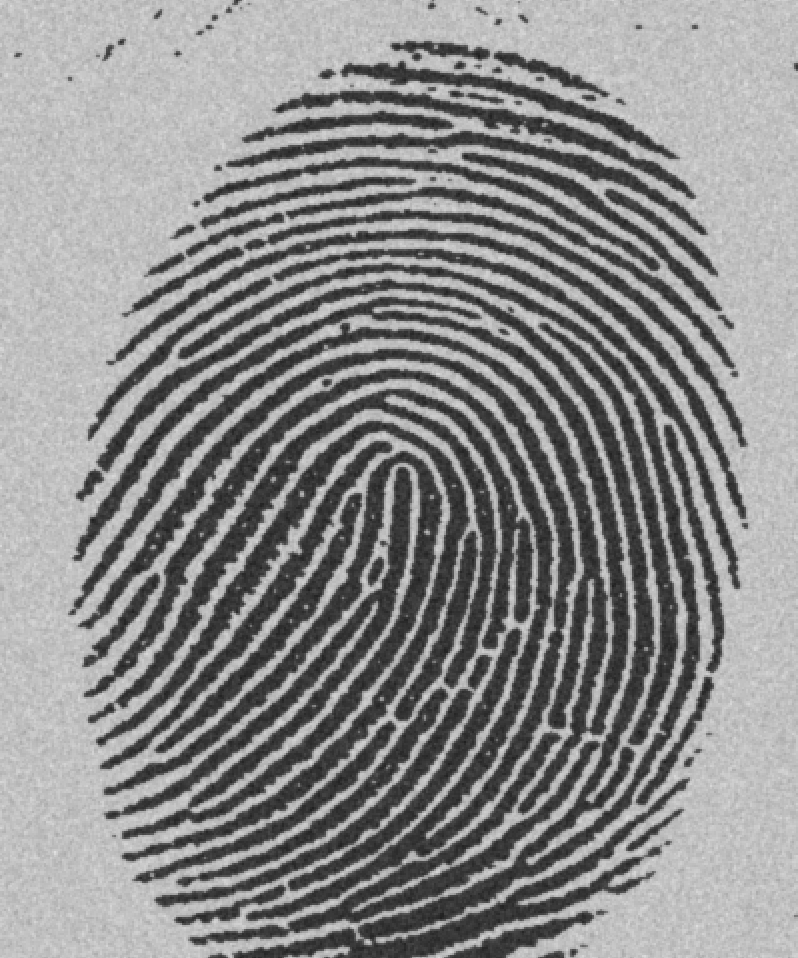
#> input picture 图像处理与可视化/Homework/数字图像处理 06/P1-2classes/Fig1038(a)(noisy_fingerprint).tif, 798 x 958 px
$ python HW06_P1_K-means_K=2.py
#> lines starting #> are read from the running program, lines starting #| are printed output that depends on the picture; after the words box and inside, x2 and y2 are one past the last pixel; in counts of white or black regions, pixels touching at a corner belong together; long printed decimals are rounded
import numpy as np
import matplotlib.pyplot as plt
from PIL import Image

def compute_histogram(image, num_bins=256):
    """
    Compute the grayscale histogram of an image.

    :param image: Grayscale image as a numpy array.
    :param num_bins: Number of bins for the histogram (default is 256).
    :return: The histogram and bin edges.
    """
    # Flatten the image and compute the histogram with the specified number of bins
    histogram, bin_edges = np.histogram(image.ravel(), bins=num_bins, range=[0, num_bins])
    return histogram, bin_edges

def k_means_grayscale(image, K, initial_means=None, max_iter=100, tolerance=1e-5):
    """
    K-Means algorithm for clustering grayscale values in an image.

    Args:
        image (numpy.ndarray): 2D array representing the grayscale image.
        K (int): Number of clusters (i.e., number of means).
        initial_means (numpy.ndarray): Optional initial means (K values), if None, they are chosen randomly.
        max_iters (int): Maximum number of iterations to run the algorithm.
        tol (float): Convergence threshold based on the change in means.

    Returns:
        segmented_image (numpy.ndarray): 2D array representing the clustered image.
        means (numpy.ndarray): Final cluster means.
        num_iter: number of iterations
    """
    # Flatten the image to 1D array of grayscale values
    flat_image = image.flatten()

    # Initialize means (either given or randomly chosen)
    if initial_means is None:
        means = np.random.choice(flat_image, K, replace=False)
    else:
        means = initial_means

    # Store the previous means to check for convergence
    prev_means = np.zeros_like(means)
    num_iter = max_iter

    # Initialize cluster assignments
    labels = np.zeros(flat_image.shape, dtype=int)

    for iteration in range(max_iter):
        # Step 1: Assign each pixel to the nearest cluster
        for i, z in enumerate(flat_image):
            distances = np.abs(z - means)
            labels[i] = np.argmin(distances)

        # Step 2: Update the means based on the assigned clusters
        new_means = np.array([flat_image[labels == k].mean() if np.sum(labels == k) > 0 else means[k]
                              for k in range(K)])

        change = np.linalg.norm(new_means - prev_means)
        print(f"The {iteration + 1}-th iteration: {change}")

        # Check for convergence (if the change in means is below the tolerance)
        if change < tolerance:
            num_iter = iteration + 1
            print(f"Converged after {num_iter} iterations.")
            break

        prev_means = new_means

        # Update the cluster means
        means = new_means

    # Step 3: Create the segmented image based on the final labels
    segmented_image = np.reshape(means[labels], image.shape).astype(np.uint8)

    return segmented_image, means, num_iter

if __name__ == "__main__":

    option = 1
    if option == 1:
        image_path = 'Fig1038(a)(noisy_fingerprint).tif'
        image_name = 'Fig1038(a)(noisy_fingerprint)'
        K = 2
        initial_means = [60, 190]
        max_iter = 100
        tolerance = 1e-5
    else:
        image_path = 'noisy_Fig1038(a)(noisy_fingerprint).tif'
        image_name = 'noisy_Fig1038(a)(noisy_fingerprint)'
        K = 2
        initial_means = [60, 190]
        max_iter = 100
        tolerance = 1e-5

    # Load and convert the image to grayscale format
    image = Image.open(image_path).convert('L')
#> image is the input picture: PIL image 798x958 L; min 29, max 224, mean 140
    image = np.array(image)  # Convert image to a numpy array for processing

    # Compute histogram of the original image
    original_histogram, bin_edges = compute_histogram(image)
#> in compute_histogram, `histogram, bin_edges = np.histogram(image.ravel(), bins=num_bins, rang..`: histogram = 256 values, max 23014 at index 192, min 0 at index 0, mean 2986.3; bin_edges = 257 values from 0 to 256
#> original_histogram has the same summary as histogram in compute_histogram; bin_edges = 257 values from 0 to 256

    # Run K-means algorithm on the grayscale image
    segmented_image, final_means, num_iter = k_means_grayscale(image, K=K,
                                        initial_means=initial_means, max_iter=max_iter, tolerance=tolerance)
#> the loop in k_means_grayscale, `for iteration in range(max_iter):` made 2 passes
#> (change, means) on pass 1: (197.4, [64.04, 186.7])
#> (new_means, change) on pass 2: ([64.04, 186.7], 0)
#| The 1-th iteration: 197.406
#| The 2-th iteration: 0.0
#> in k_means_grayscale, `segmented_image = np.reshape(means[labels], image.shape).astype(np.uin..`:
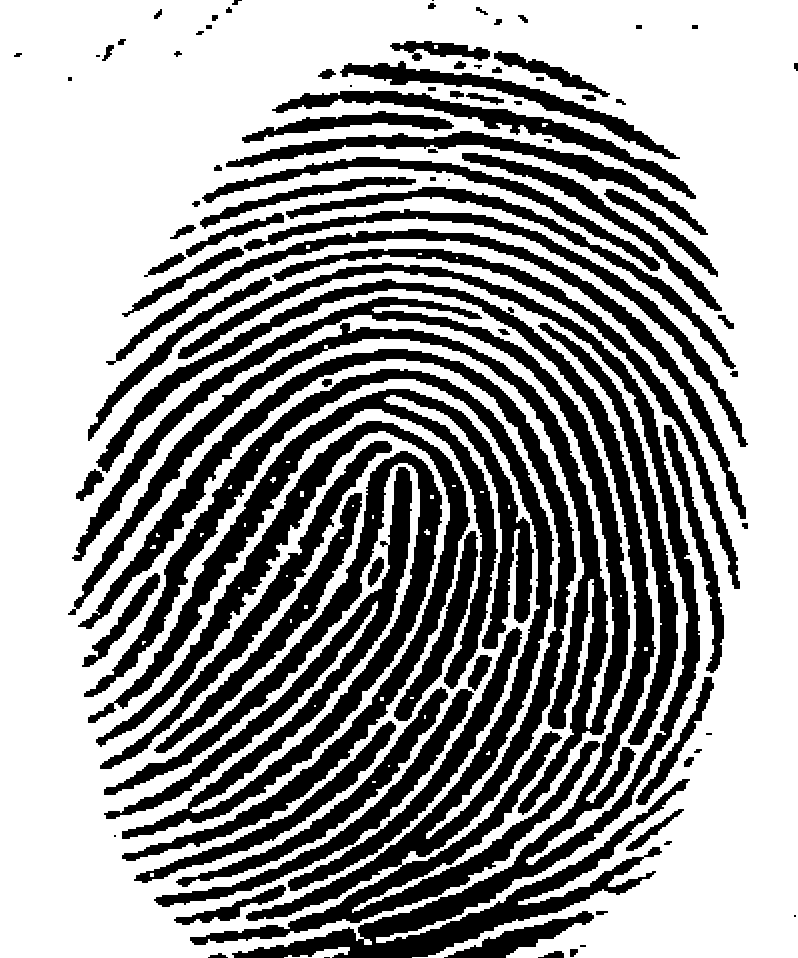
#> segmented_image: shape (958, 798); values 64 (black) and 186 (white), 61.9% white; 97 black regions (10 under 20 px), largest, box (x1, y1, x2, y2) and area: (78, 349, 600, 945) 43740, (96, 263, 700, 958) 40222, (68, 297, 630, 815) 29700
#> final_means = [64.04, 186.7]; num_iter = 2

    # Compute histogram of the segmented image
    segmented_histogram, _ = compute_histogram(segmented_image)
#> segmented_histogram = 256 values, max 473094 at index 186, min 0 at index 0, mean 2986.3

    # Display the results
    print("Final means (cluster centers):", final_means)
#| Final means (cluster centers): [ 64.044 186.728]

    plt.figure(figsize=(12, 8))

    # 1. Display original image
    plt.subplot(2, 2, 1)
    plt.title(f"Original Image: {image_name}")
    plt.imshow(image, cmap='gray')
    plt.axis('off')

    # 2. Display histogram of original image
    plt.subplot(2, 2, 2)
    plt.title("Original Image Histogram")
    plt.plot(bin_edges[:-1], original_histogram, color='black')
    plt.xlabel("Grayscale value")
    plt.ylabel("Frequency")

    # 3. Display segmented image
    plt.subplot(2, 2, 3)
    plt.title(f"Segmented Image (K-means: {num_iter} iterations)")
    plt.imshow(segmented_image, cmap='gray')
    plt.axis('off')

    # 4. Display histogram of segmented image
    plt.subplot(2, 2, 4)
    plt.title("Segmented Image Histogram")
    plt.plot(bin_edges[:-1], segmented_histogram, color='black')
    for i, mean in enumerate(final_means):
        plt.axvline(mean, linestyle='--', label=f"Mean {i+1}: {mean:.2f}")
#> this loop made 2 passes
#> mean on passes 1 to 2: 64.04, 186.7
    plt.xlabel("Grayscale value")
    plt.ylabel("Frequency")
    plt.legend()
    plt.tight_layout()
    save_path = f"{K}-means-{image_name}.png"
    plt.savefig(save_path)
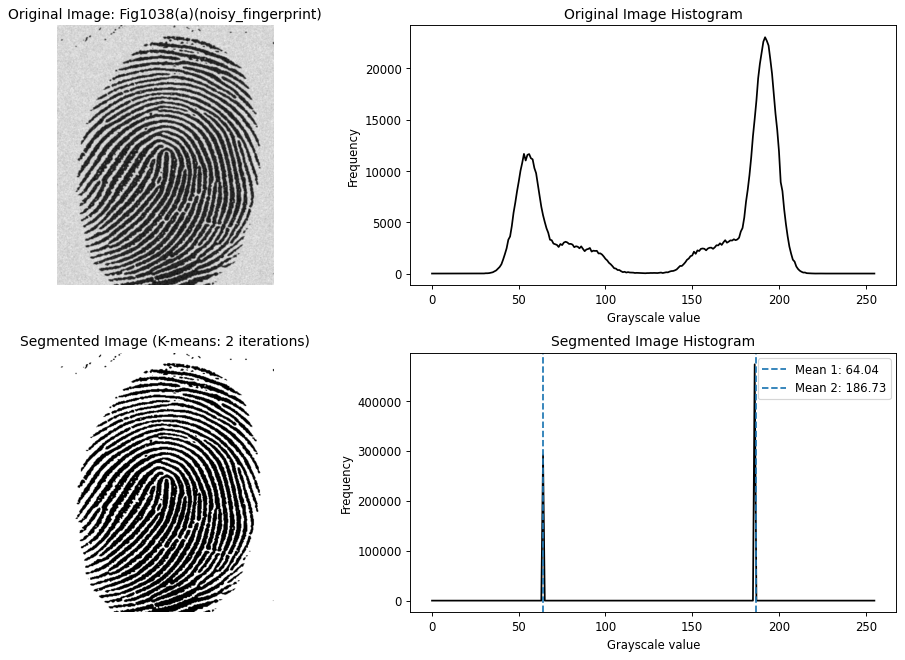
#> figure drawn by matplotlib, 4 panels; panel 2: curve peaks at x = 192, y = 23014; panel 4: curve peaks at x = 186, y = 473094
    plt.show()
